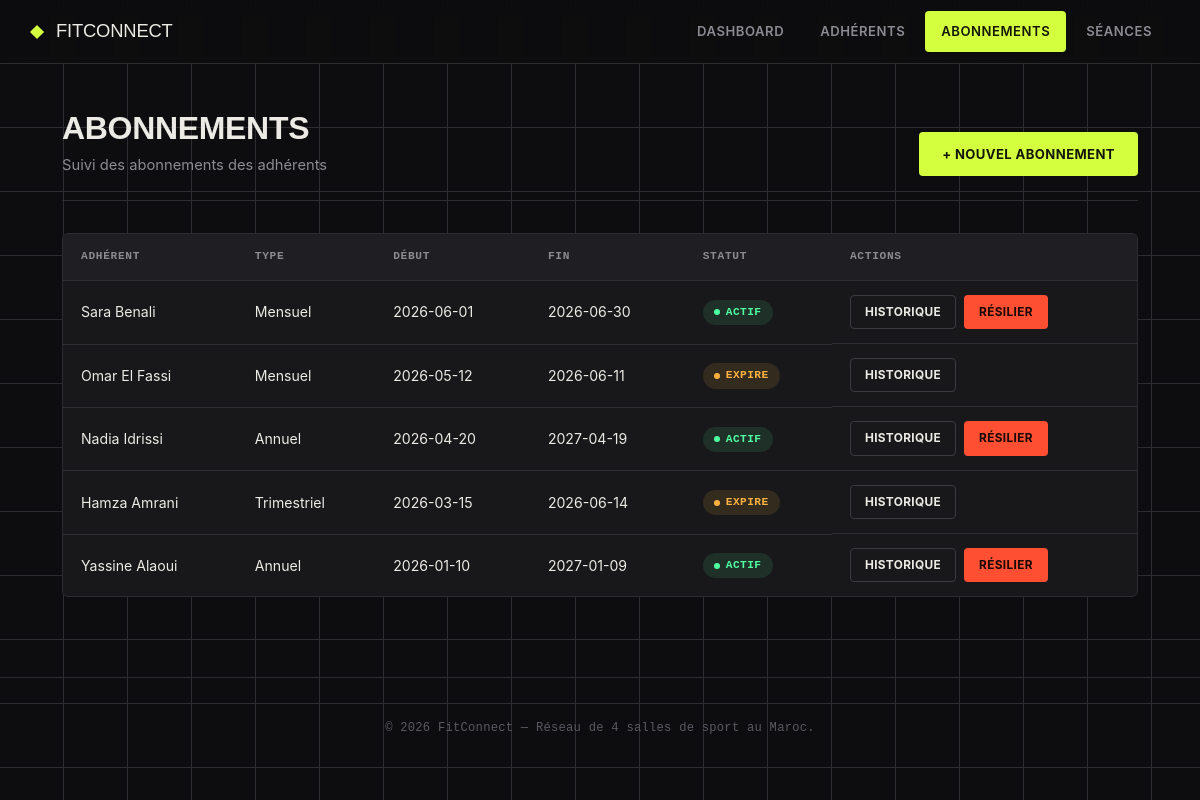
Page /public/index.php?page=abonnements on the committed database.
### tables this page shows
CREATE TABLE `abonnement` (
  `id_abonnement` int(11) NOT NULL,
  `type_abonnement` enum('Mensuel','Trimestriel','Annuel') NOT NULL,
  `date_debut` date NOT NULL,
  `date_fin` date NOT NULL,
  `statut` enum('Actif','Expire','Resilie') NOT NULL,
  `id_adherent` int(11) NOT NULL
);

CREATE TABLE `adherent` (
  `id_adherent` int(11) NOT NULL,
  `nom` varchar(100) NOT NULL,
  `prenom` varchar(100) NOT NULL,
  `email` varchar(150) NOT NULL,
  `telephone` varchar(20) DEFAULT NULL,
  `date_inscription` date NOT NULL,
  `id_salle` int(11) NOT NULL
);

### app/Controllers/AbonnementController.php (called while the page is built, shortened)
<?php
require_once __DIR__ . '/../Services/AbonnementService.php';
class AbonnementController
{
    private AbonnementService $abonnementService;
    public function __construct(AbonnementService $abonnementService, AdherentRepository $adherentRepository)
    {
        $this->abonnementService  = $abonnementService;
    }
    public function index(): void
    {
        $abonnements = $this->abonnementService->getAllAbonnementsWithAdherent();
        require __DIR__ . '/../../views/abonnements/index.php';
    }
}

### app/Services/AbonnementService.php (called while the page is built, shortened)
<?php
require_once __DIR__ . '/../Repositories/AbonnementRepository.php';
class AbonnementService
{
    private AbonnementRepository $abonnementRepository;
    public function __construct(AbonnementRepository $abonnementRepository)
    {
        $this->abonnementRepository = $abonnementRepository;
    }
    public function getAllAbonnementsWithAdherent(): array
    {
        return $this->abonnementRepository->findAllWithAdherent();
    }
}

### app/Repositories/AbonnementRepository.php (called while the page is built, shortened)
<?php
class AbonnementRepository
{
    private PDO $pdo;
    public function __construct(PDO $pdo)
    {
        $this->pdo = $pdo;
    }
    public function findAllWithAdherent(): array
    {
        $sql = "SELECT ab.*, a.nom, a.prenom
                FROM abonnement ab
                INNER JOIN adherent a ON ab.id_adherent = a.id_adherent
                ORDER BY ab.date_debut DESC";
        $stmt = $this->pdo->query($sql);
        return $stmt->fetchAll();
    }
}

### views/abonnements/index.php (the view, shortened to what this page needs)
<?php
require __DIR__ . '/../layouts/header.php';
function badgeClassForStatut(string $statut): string
{
    return match ($statut) {
        Abonnement::STATUT_ACTIF   => 'badge--success',
        Abonnement::STATUT_EXPIRE  => 'badge--warning',
        Abonnement::STATUT_RESILIE => 'badge--danger',
        default => '',
    };
}
?>
<div class="page-header">
    <div>
        <h1>Abonnements</h1>
        <p class="subtitle">Suivi des abonnements des adhérents</p>
    </div>
    <a href="index.php?page=abonnements&action=create" class="btn">+ Nouvel abonnement</a>
</div>
<?php if (empty($abonnements)): ?>
    <div class="empty-state">Aucun abonnement enregistré pour le moment.</div>
<?php else: ?>
    <div class="table-wrapper">
        <table>
            <thead>
                <tr>
                    <th>Adhérent</th>
                    <th>Type</th>
                    <th>Début</th>
                    <th>Fin</th>
                    <th>Statut</th>
                    <th>Actions</th>
                </tr>
            </thead>
            <tbody>
                <?php foreach ($abonnements as $ab): ?>
                    <tr>
                        <td><?= htmlspecialchars($ab['prenom'] . ' ' . $ab['nom']) ?></td>
                        <td><?= htmlspecialchars($ab['type_abonnement']) ?></td>
                        <td><?= htmlspecialchars($ab['date_debut']) ?></td>
                        <td><?= htmlspecialchars($ab['date_fin']) ?></td>
                        <td><span class="badge <?= badgeClassForStatut($ab['statut']) ?>"><?= htmlspecialchars($ab['statut']) ?></span></td>
                        <td class="actions-cell">
                            <a href="index.php?page=abonnements&action=historique&id_adherent=<?= $ab['id_adherent'] ?>" class="btn btn--ghost btn--sm">Historique</a>
                            <?php if ($ab['statut'] === Abonnement::STATUT_ACTIF): ?>
                                <a href="index.php?page=abonnements&action=resilier&id=<?= $ab['id_abonnement'] ?>"
                                   class="btn btn--danger btn--sm"
                                   onclick="return confirm('Résilier cet abonnement ?');">Résilier</a>
                            <?php endif; ?>
                        </td>
                    </tr>
                <?php endforeach; ?>
            </tbody>
        </table>
    </div>
<?php endif; ?>
<?php require __DIR__ . '/../layouts/footer.php'; ?>

### public/assets/css/style.css (style rules this page uses)
:root { --bg: #0D0D0F; --surface: #18181B; --surface-raised: #1F1F23; --line: #2C2C31; --line-strong: #3A3A41; --text: #ECEAE4; --text-muted: #8C8B92; --text-dim: #5A5A61; --accent: #D4FF3F; --accent-dim: #A8CC2E; --accent-ink: #14160A; --danger: #FF4F32; --danger-bg: rgba(255, 79, 50, 0.12); --warning: #FFB23F; --warning-bg: rgba(255, 178, 63, 0.12); --success: #4FFFA0; --success-bg: rgba(79, 255, 160, 0.1); --font-display: 'Archivo Black', 'Arial Black', sans-serif; --font-body: 'Inter', -apple-system, BlinkMacSystemFont, 'Segoe UI', sans-serif; --font-mono: 'JetBrains Mono', 'Courier New', monospace; --radius-sm: 4px; --radius: 6px; }
* { box-sizing: border-box; }
html { scroll-behavior: smooth; }
body { margin: 0; font-family: var(--font-body); background: var(--bg); background-image: linear-gradient(var(--line) 1px, transparent 1px), linear-gradient(90deg, var(--line) 1px, transparent 1px); background-size: 64px 64px; background-attachment: fixed; background-position: -1px -1px; color: var(--text); line-height: 1.55; -webkit-font-smoothing: antialiased; }
.page-header { display: flex; align-items: flex-end; justify-content: space-between; margin-bottom: 32px; flex-wrap: wrap; gap: 16px; padding-bottom: 24px; border-bottom: 1px solid var(--line); }
.page-header h1 { margin: 0; font-family: var(--font-display); font-size: 2rem; text-transform: uppercase; letter-spacing: -0.01em; line-height: 1.05; }
.page-header p.subtitle { color: var(--text-muted); margin: 8px 0 0; font-size: 0.92rem; }
.btn { display: inline-flex; align-items: center; gap: 8px; padding: 11px 22px; border-radius: var(--radius-sm); border: 1px solid transparent; background: var(--accent); color: var(--accent-ink); font-weight: 700; font-size: 0.82rem; letter-spacing: 0.03em; text-transform: uppercase; text-decoration: none; cursor: pointer; transition: transform 0.1s ease, background 0.15s ease, box-shadow 0.15s ease; }
.btn--danger { background: var(--danger); color: #1A0805; }
.btn--ghost { background: transparent; color: var(--text); border: 1px solid var(--line-strong); }
.btn--sm { padding: 7px 14px; font-size: 0.74rem; }
.table-wrapper { background: var(--surface); border: 1px solid var(--line); border-radius: var(--radius); overflow: hidden; }
table { width: 100%; border-collapse: collapse; }
thead { background: var(--surface-raised); }
th, td { text-align: left; padding: 14px 18px; font-size: 0.88rem; border-bottom: 1px solid var(--line); }
th { color: var(--text-muted); font-weight: 700; text-transform: uppercase; font-size: 0.7rem; letter-spacing: 0.06em; font-family: var(--font-mono); }
td { color: var(--text); }
tbody tr:last-child td { border-bottom: none; }
tbody tr { transition: background 0.1s ease; }
.actions-cell { display: flex; gap: 8px; }
.badge { display: inline-flex; align-items: center; gap: 6px; padding: 4px 11px; border-radius: 999px; font-size: 0.7rem; font-weight: 700; text-transform: uppercase; letter-spacing: 0.04em; font-family: var(--font-mono); }
.badge::before { content: ''; width: 6px; height: 6px; border-radius: 50%; background: currentColor; }
.badge--success { background: var(--success-bg); color: var(--success); }
.badge--warning { background: var(--warning-bg); color: var(--warning); }

### rows in the picture
abonnement: id_adherent.nom "Sara Benali", type_abonnement "Mensuel", date_debut "2026-06-01", date_fin "2026-06-30", statut "ACTIF"
abonnement: id_adherent.nom "Omar El Fassi", type_abonnement "Mensuel", date_debut "2026-05-12", date_fin "2026-06-11", statut "EXPIRE"
abonnement: id_adherent.nom "Nadia Idrissi", type_abonnement "Annuel", date_debut "2026-04-20", date_fin "2027-04-19", statut "ACTIF"
abonnement: id_adherent.nom "Hamza Amrani", type_abonnement "Trimestriel", date_debut "2026-03-15", date_fin "2026-06-14", statut "EXPIRE"
abonnement: id_adherent.nom "Yassine Alaoui", type_abonnement "Annuel", date_debut "2026-01-10", date_fin "2027-01-09", statut "ACTIF"
